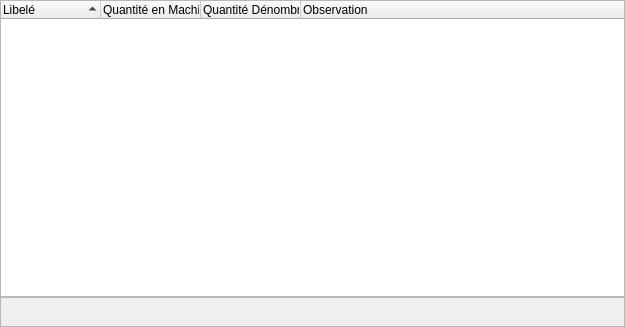
<?xml version="1.0" encoding="UTF-8"?>
<ui version="4.0">
 <class>ContentLister</class>
 <widget class="QWidget" name="ContentLister">
  <property name="geometry">
   <rect>
    <x>0</x>
    <y>0</y>
    <width>625</width>
    <height>327</height>
   </rect>
  </property>
  <property name="windowTitle">
   <string>Content Lister</string>
  </property>
  <layout class="QGridLayout" name="gridLayout">
   <property name="leftMargin">
    <number>0</number>
   </property>
   <property name="topMargin">
    <number>0</number>
   </property>
   <property name="rightMargin">
    <number>0</number>
   </property>
   <property name="bottomMargin">
    <number>0</number>
   </property>
   <property name="spacing">
    <number>0</number>
   </property>
   <item row="0" column="0">
    <layout class="QVBoxLayout" name="centralLayout">
     <property name="spacing">
      <number>0</number>
     </property>
     <item>
      <widget class="QWidget" name="widget" native="true">
       <layout class="QVBoxLayout" name="verticalLayout">
        <property name="spacing">
         <number>0</number>
        </property>
        <property name="leftMargin">
         <number>0</number>
        </property>
        <property name="topMargin">
         <number>0</number>
        </property>
        <property name="rightMargin">
         <number>0</number>
        </property>
        <property name="bottomMargin">
         <number>0</number>
        </property>
        <item>
         <widget class="HeaderCommand" name="headerCommand"/>
        </item>
        <item>
         <widget class="QTreeWidget" name="contentTree">
          <property name="alternatingRowColors">
           <bool>true</bool>
          </property>
          <property name="uniformRowHeights">
           <bool>true</bool>
          </property>
          <property name="sortingEnabled">
           <bool>true</bool>
          </property>
          <attribute name="headerHighlightSections">
           <bool>true</bool>
          </attribute>
          <column>
           <property name="text">
            <string>Libelé</string>
           </property>
          </column>
          <column>
           <property name="text">
            <string>Quantité en Machine</string>
           </property>
          </column>
          <column>
           <property name="text">
            <string>Quantité Dénombrée</string>
           </property>
          </column>
          <column>
           <property name="text">
            <string>Observation</string>
           </property>
          </column>
         </widget>
        </item>
        <item>
         <widget class="CaptionWidget" name="infoFrame">
          <property name="minimumSize">
           <size>
            <width>0</width>
            <height>30</height>
           </size>
          </property>
          <property name="frameShape">
           <enum>QFrame::StyledPanel</enum>
          </property>
          <property name="frameShadow">
           <enum>QFrame::Raised</enum>
          </property>
         </widget>
        </item>
       </layout>
      </widget>
     </item>
    </layout>
   </item>
  </layout>
 </widget>
 <customwidgets>
  <customwidget>
   <class>CaptionWidget</class>
   <extends>QFrame</extends>
   <header>widget/caption_widget.h</header>
   <container>1</container>
  </customwidget>
  <customwidget>
   <class>HeaderCommand</class>
   <extends>QFrame</extends>
   <header>widget/header_command.h</header>
   <container>1</container>
  </customwidget>
 </customwidgets>
 <resources/>
 <connections/>
</ui>
